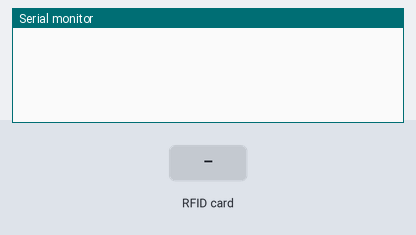
A sketch run on a simulated Arduino Uno, built with avr-gcc and run on an emulated ATmega328P. On the bench: the last lines printed to the serial monitor. Inputs (shaded band) come from the test bench.

Above: at 1.2 s.
1.3 s: RFID card 60 B5 5A 7A held to the reader
At 2.5 s:
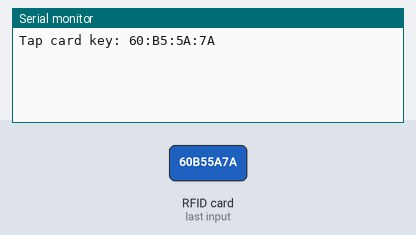
2.8 s: RFID card 5B C8 A0 59 held to the reader
At 4.0 s:
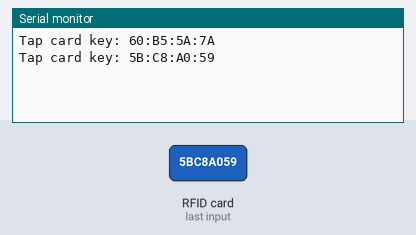
4.3 s: RFID card 5E 7A 19 C4 held to the reader
At 5.5 s:
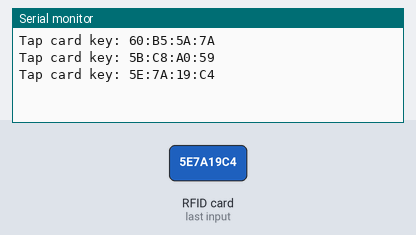

Measured:
- after the input at 1.3 s, the serial monitor: prints a new line at once (image 1)
- after the input at 2.8 s, the serial monitor: prints a new line at once (image 2)
- after the input at 4.3 s, the serial monitor: prints a new line at once (image 3)

The sketch:

sketch_nov20a.ino
```cpp
#include "SPI.h"
#include "MFRC522.h"
#include<SoftwareSerial.h>

#define SS_PIN 10
#define RST_PIN 9
#define SP_PIN 8
SoftwareSerial softSerial(4,7);
MFRC522 rfid(SS_PIN, RST_PIN);

MFRC522::MIFARE_Key key;

void setup() {
  Serial.begin(9600);
  softSerial.begin(9600);
  SPI.begin();
  rfid.PCD_Init();
}

void loop() {
  if (!rfid.PICC_IsNewCardPresent() || !rfid.PICC_ReadCardSerial())
    return;

  // Serial.print(F("PICC type: "));
  MFRC522::PICC_Type piccType = rfid.PICC_GetType(rfid.uid.sak);
  // Serial.println(rfid.PICC_GetTypeName(piccType));

  // Check is the PICC of Classic MIFARE type
  if (piccType != MFRC522::PICC_TYPE_MIFARE_MINI &&
    piccType != MFRC522::PICC_TYPE_MIFARE_1K &&
    piccType != MFRC522::PICC_TYPE_MIFARE_4K) {
    Serial.println(F("Your tag is not of type MIFARE Classic."));
    return;
  }

  String strID = "";
  for (byte i = 0; i < 4; i++) {
    strID +=
    (rfid.uid.uidByte[i] < 0x10 ? "0" : "") +
    String(rfid.uid.uidByte[i], HEX) +
    (i!=3 ? ":" : "");
  }
  strID.toUpperCase();


  Serial.print("Tap card key: ");
  Serial.println(strID);
  if(strID=="60:B5:5A:7A"){
  softSerial.print('H');
  }
  else if(strID=="5B:C8:A0:59"){
  softSerial.print('Z');
  }
  else{
  softSerial.print('U');
    }

  rfid.PICC_HaltA();
  rfid.PCD_StopCrypto1();
}
```
